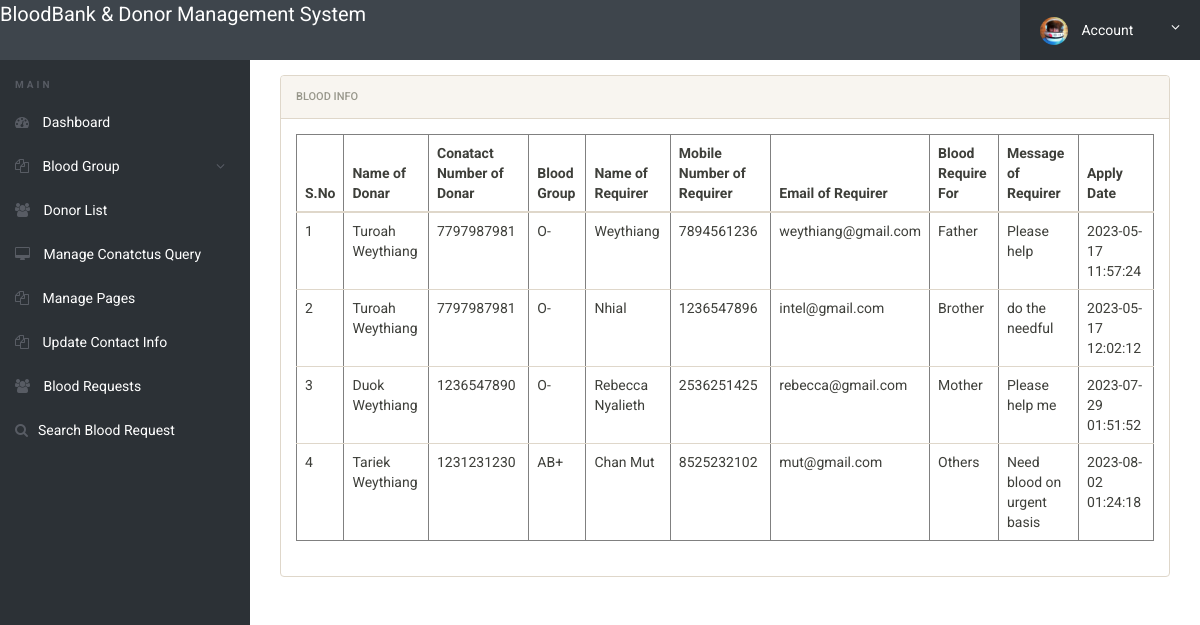
Screenshot of /bbdms/admin/blood-requests.php (signed in) with the database file from the repository.
### tables this page shows
CREATE TABLE `tblbloodrequirer` (
  `ID` int(10) NOT NULL,
  `BloodDonarID` int(10) DEFAULT NULL,
  `name` varchar(250) DEFAULT NULL,
  `EmailId` varchar(250) DEFAULT NULL,
  `ContactNumber` bigint(10) DEFAULT NULL,
  `BloodRequirefor` varchar(250) DEFAULT NULL,
  `Message` mediumtext DEFAULT NULL,
  `ApplyDate` timestamp NULL DEFAULT current_timestamp()
);

CREATE TABLE `tblblooddonars` (
  `id` int(11) NOT NULL,
  `FullName` varchar(100) DEFAULT NULL,
  `MobileNumber` char(11) DEFAULT NULL,
  `EmailId` varchar(100) DEFAULT NULL,
  `Gender` varchar(20) DEFAULT NULL,
  `Age` int(11) DEFAULT NULL,
  `BloodGroup` varchar(20) DEFAULT NULL,
  `Address` varchar(255) DEFAULT NULL,
  `Message` mediumtext DEFAULT NULL,
  `PostingDate` timestamp NOT NULL DEFAULT current_timestamp(),
  `status` int(1) DEFAULT NULL,
  `Password` varchar(250) DEFAULT NULL
);

### bbdms/admin/blood-requests.php (the view, shortened to what this page needs)
<?php
include('includes/config.php');
if(strlen($_SESSION['alogin'])==0)
	{
header('location:index.php');
}
else{
 ?>
<!doctype html>
<html lang="en" class="no-js">
<head>
	<link rel="stylesheet" href="css/font-awesome.min.css">
	<link rel="stylesheet" href="css/bootstrap.min.css">
	<link rel="stylesheet" href="css/dataTables.bootstrap.min.css">
	<link rel="stylesheet" href="css/bootstrap-social.css">
	<link rel="stylesheet" href="css/bootstrap-select.css">
	<link rel="stylesheet" href="css/fileinput.min.css">
	<link rel="stylesheet" href="css/awesome-bootstrap-checkbox.css">
	<link rel="stylesheet" href="css/style.css">
</head>
<body>
	<?php include('includes/header.php');?>
	<div class="ts-main-content">
		<?php include('includes/leftbar.php');?>
		<div class="content-wrapper">
			<div class="container-fluid">
					<div class="col-md-12">
						<div class="panel panel-default">
							<div class="panel-heading">Blood Info</div>
							<div class="panel-body">
								<table border="1" class="table table-responsive">
                                    <thead>
                                         <tr>
                                         	<th>S.No</th>
                                          <th>Name of Donar</th>
                                          <th>Conatact Number of Donar</th>
                                          <th>Blood Group</th>
                                            <th>Name of Requirer</th>
                                            <th>Mobile Number of Requirer</th>
                                            <th>Email of Requirer</th>
                                            <th>Blood Require For</th>
                                            <th>Message of Requirer</th>
                                            <th>Apply Date</th>
                                        </tr>
                                    </thead>
                                    <tbody>
                                        <tr><?php
$sql="SELECT tblbloodrequirer.BloodDonarID,tblbloodrequirer.name,tblbloodrequirer.EmailId,tblbloodrequirer.ContactNumber,tblbloodrequirer.BloodRequirefor,tblbloodrequirer.Message,tblbloodrequirer.ApplyDate,tblblooddonars.id as donid,tblblooddonars.FullName,tblblooddonars.MobileNumber,tblblooddonars.BloodGroup  from  tblbloodrequirer join tblblooddonars on tblblooddonars.id=tblbloodrequirer.BloodDonarID where tblblooddonars.FullName like '%$sdata%' || tblblooddonars.MobileNumber like '%$sdata%'";
$query = $dbh -> prepare($sql);
$query->execute();
$results=$query->fetchAll(PDO::FETCH_OBJ);
$cnt=1;
if($query->rowCount() > 0)
{
foreach($results as $row)
{               ?>
                                            <td><?php echo htmlentities($cnt);?></td>
                                            <td><?php  echo htmlentities($row->FullName);?></td>
                                            <td><?php  echo htmlentities($row->MobileNumber);?></td>
                                            <td><?php  echo htmlentities($row->BloodGroup);?></td>
                                        <td><?php  echo htmlentities($row->name);?></td>
                                             <td><?php  echo htmlentities($row->ContactNumber);?></td>
                                             <td><?php  echo htmlentities($row->EmailId);?></td>
                                          <td><?php  echo htmlentities($row->BloodRequirefor);?></td>
                 <td><?php  echo htmlentities($row->Message);?>
                  </td>
                                            <td>
                                              <?php  echo htmlentities($row->ApplyDate);?>
                                            </td>
                                        </tr>
                                    <?php $cnt=$cnt+1;}} else {?>
                                        <tr>
                                            <th colspan="8" style="color:red;"> No Record found</th>
                                        </tr>
                                    <?php } ?>
                                    </tbody>
                                </table>
							</div>
						</div>
					</div>
				</div>
			</div>
		</div>
</body>
</html>
<?php } ?>

### bbdms/admin/css/style.css (style rules this page uses)
html { font-size: 14px; }
@media only screen and (min-width: 480px) { html { font-size: 17px; } }
@media only screen and (min-width: 768px) { html { font-size: 14px; } }
body { font-size: 1em; }
.panel { overflow: hidden; }
.ts-main-content .content-wrapper { padding-top: 15px; margin-top: 60px; }
@media only screen and (min-width: 992px) { .ts-main-content .content-wrapper { margin-left: 250px; } }

### rows the page displays
tblbloodrequirer: BloodDonarID.FullName "Turoah Weythiang", BloodDonarID.MobileNumber "7797987981", BloodDonarID.BloodGroup "O-", name "Weythiang", ContactNumber "7894561236", EmailId "weythiang@gmail.com", BloodRequirefor "Father", Message "Please help", ApplyDate "2023-05-17 11:57:24"
tblbloodrequirer: BloodDonarID.FullName "Turoah Weythiang", BloodDonarID.MobileNumber "7797987981", BloodDonarID.BloodGroup "O-", name "Nhial", ContactNumber "1236547896", EmailId "intel@gmail.com", BloodRequirefor "Brother", Message "do the needful", ApplyDate "2023-05-17 12:02:12"
tblbloodrequirer: BloodDonarID.FullName "Duok Weythiang", BloodDonarID.MobileNumber "1236547890", BloodDonarID.BloodGroup "O-", name "Rebecca Nyalieth", ContactNumber "2536251425", EmailId "rebecca@gmail.com", BloodRequirefor "Mother", Message "Please help me", ApplyDate "2023-07-29 01:51:52"
tblbloodrequirer: BloodDonarID.FullName "Tariek Weythiang", BloodDonarID.MobileNumber "1231231230", BloodDonarID.BloodGroup "AB+", name "Chan Mut", ContactNumber "8525232102", EmailId "mut@gmail.com", BloodRequirefor "Others", Message "Need blood on urgent basis", ApplyDate "2023-08-02 01:24:18"
